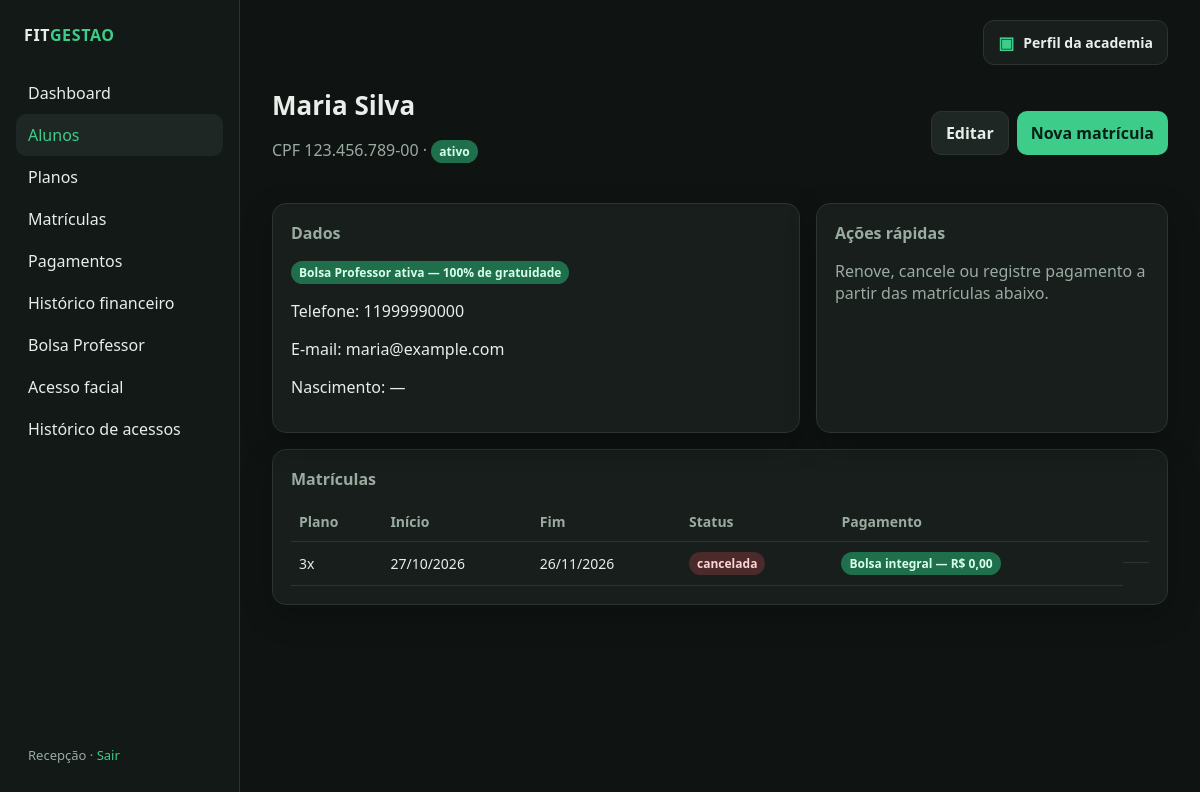
The page /alunos/1 (signed in) on the database its author committed.
### app/models.py (models this page shows, shortened)
class User(UserMixin, db.Model):
    id = db.Column(db.Integer, primary_key=True)
    username = db.Column(db.String(80), unique=True, nullable=False)
    name = db.Column(db.String(120), nullable=False)
    password_hash = db.Column(db.String(255), nullable=False)
    payments = db.relationship("Payment", backref="registered_by", lazy=True)

class Student(db.Model):
    id = db.Column(db.Integer, primary_key=True)
    name = db.Column(db.String(120), nullable=False)
    document = db.Column(db.String(20), unique=True, nullable=False)
    phone = db.Column(db.String(30), nullable=True)
    email = db.Column(db.String(120), nullable=True)
    birth_date = db.Column(db.Date, nullable=True)
    status = db.Column(db.String(20), nullable=False, default="ativo")
    is_instructor = db.Column(db.Boolean, nullable=False, default=False)
    controlid_user_id = db.Column(db.Integer, unique=True, nullable=True)
    face_registered = db.Column(db.Boolean, nullable=False, default=False)
    created_at = db.Column(db.DateTime, server_default=db.func.now())
    enrollments = db.relationship(
        "Enrollment", backref="student", lazy=True, order_by="Enrollment.start_date.desc()"
    )

class Enrollment(db.Model):
    id = db.Column(db.Integer, primary_key=True)
    student_id = db.Column(db.Integer, db.ForeignKey("student.id"), nullable=False)
    plan_id = db.Column(db.Integer, db.ForeignKey("plan.id"), nullable=False)
    start_date = db.Column(db.Date, nullable=False, default=date.today)
    end_date = db.Column(db.Date, nullable=False)
    status = db.Column(db.String(20), nullable=False, default="ativa")
    created_at = db.Column(db.DateTime, server_default=db.func.now())
    payments = db.relationship(
        "Payment", backref="enrollment", lazy=True, order_by="Payment.paid_at.desc()"
    )

class Plan(db.Model):
    id = db.Column(db.Integer, primary_key=True)
    name = db.Column(db.String(80), nullable=False)
    duration_days = db.Column(db.Integer, nullable=False)
    price = db.Column(db.Numeric(10, 2), nullable=False)
    active = db.Column(db.Boolean, default=True, nullable=False)
    grace_days = db.Column(db.Integer, nullable=False, default=3)
    billing_cycle = db.Column(db.String(20), nullable=False, default="mensal")
    enrollments = db.relationship("Enrollment", backref="plan", lazy=True)

### app/routes/students.py (the view)
@bp.route("/<int:student_id>")
@login_required
def detail(student_id):
    refresh_enrollment_statuses()
    student = Student.query.get_or_404(student_id)
    return render_template("students/detail.html", student=student, scholarship_active=has_valid_scholarship(student))

### app/services.py (called while the page is built)
def refresh_enrollment_statuses():
    today = date.today()
    rows = Enrollment.query.filter(Enrollment.status != "cancelada").all()
    changed = False
    for enrollment in rows:
        new_status = "vencida" if enrollment.end_date < today else "ativa"
        if enrollment.status != new_status:
            enrollment.status = new_status
            changed = True
    if changed:
        db.session.commit()

def has_valid_scholarship(student):
    if not student or student.status != "ativo":
        return False
    today = date.today()
    scholarship = ProfessorScholarship.query.filter(
        ProfessorScholarship.status == "ativa",
        ProfessorScholarship.start_date <= today,
        ((ProfessorScholarship.end_date.is_(None)) |
         (ProfessorScholarship.end_date >= today)),
        ((ProfessorScholarship.instructor_id == student.id) |
         (ProfessorScholarship.family_id == student.id)),
    ).first()
    return bool(scholarship and scholarship.instructor.status == "ativo")

### app/templates/students/detail.html (shortened to what this page needs)
{% extends "base.html" %}
{% block content %}
<div class="topbar">
  <div>
    <h1>{{ student.name }}</h1>
    <p class="muted">CPF {{ student.document }} · <span class="badge {{ student.status }}">{{ student.status }}</span></p>
  </div>
  <div class="actions">
    <a class="btn secondary" href="{{ url_for('students.edit', student_id=student.id) }}">Editar</a>
    <a class="btn" href="{{ url_for('enrollments.create', aluno=student.id) }}">Nova matrícula</a>
  </div>
</div>
<div class="grid two-col">
  <section class="card">
    <h2>Dados</h2>
    {% if scholarship_active %}<p><span class="badge pago">Bolsa Professor ativa — 100% de gratuidade</span></p>{% endif %}
    <p>Telefone: {{ student.phone or '—' }}</p>
    <p>E-mail: {{ student.email or '—' }}</p>
    <p>Nascimento: {{ student.birth_date.strftime('%d/%m/%Y') if student.birth_date else '—' }}</p>
  </section>
  <section class="card">
    <h2>Ações rápidas</h2>
    <p class="muted">Renove, cancele ou registre pagamento a partir das matrículas abaixo.</p>
  </section>
</div>
<section class="card" style="margin-top:16px">
  <h2>Matrículas</h2>
  {% if student.enrollments %}
  <table>
    <thead>
      <tr><th>Plano</th><th>Início</th><th>Fim</th><th>Status</th><th>Pagamento</th><th></th></tr>
    </thead>
    <tbody>
      {% for e in student.enrollments %}
      <tr>
        <td>{{ e.plan.name }}</td>
        <td>{{ e.start_date.strftime('%d/%m/%Y') }}</td>
        <td>{{ e.end_date.strftime('%d/%m/%Y') }}</td>
        <td><span class="badge {{ e.status }}">{{ e.status }}</span></td>
        <td>
          {% if scholarship_active %}
            <span class="badge pago">Bolsa integral — R$ 0,00</span>
          {% elif e.is_delinquent %}
            <span class="badge pendente">inadimplente</span>
          {% else %}
            <span class="badge pago">em dia</span>
          {% endif %}
        </td>
        <td class="actions">
        </td>
      </tr>
      {% endfor %}
    </tbody>
  </table>
  {% else %}
    <p class="muted">Este aluno ainda não tem matrícula.</p>
  {% endif %}
</section>
{% endblock %}

### app/templates/base.html (shortened to what this page needs)
<!doctype html>
<html lang="pt-BR">
<head>
  <link rel="stylesheet" href="{{ url_for('static', filename='css/style.css') }}">
</head>
<body>
<div class="layout">
  <aside class="sidebar">
    <p class="brand">FIT<span>GESTAO</span></p>
    <nav class="nav">
      <a href="{{ url_for('dashboard.index') }}" class="{{ 'active' if request.endpoint == 'dashboard.index' }}">Dashboard</a>
      <a href="{{ url_for('students.list_students') }}" class="{{ 'active' if request.endpoint and request.endpoint.startswith('students.') }}">Alunos</a>
      <a href="{{ url_for('plans.list_plans') }}" class="{{ 'active' if request.endpoint and request.endpoint.startswith('plans.') }}">Planos</a>
      <a href="{{ url_for('enrollments.list_enrollments') }}" class="{{ 'active' if request.endpoint and request.endpoint.startswith('enrollments.') }}">Matrículas</a>
      <a href="{{ url_for('payments.list_payments') }}" class="{{ 'active' if request.endpoint and request.endpoint.startswith('payments.') }}">Pagamentos</a>
      <a href="{{ url_for('payments.history') }}" class="{{ 'active' if request.endpoint == 'payments.history' }}">Histórico financeiro</a>
      <a href="{{ url_for('scholarships.index') }}" class="{{ 'active' if request.endpoint and request.endpoint.startswith('scholarships.') }}">Bolsa Professor</a>
      <a href="{{ url_for('facial_access.index') }}" class="{{ 'active' if request.endpoint == 'facial_access.index' }}">Acesso facial</a>
      <a href="{{ url_for('facial_access.history') }}" class="{{ 'active' if request.endpoint == 'facial_access.history' }}">Histórico de acessos</a>
    </nav>
    <div class="user">
      {{ current_user.name }} · <a href="{{ url_for('auth.logout') }}">Sair</a>
    </div>
  </aside>
  <main class="main">
    <div class="main-top-actions">
      <a class="academy-profile-link {{ 'active' if request.endpoint and request.endpoint.startswith('academy.') }}"
         href="{{ url_for('academy.profile') }}">
        <span class="academy-profile-icon">▣</span>
        <span>Perfil da academia</span>
      </a>
    </div>
    {% block content %}{% endblock %}
  </main>
</div>
</body>
</html>

### app/static/css/style.css (style rules this page uses)
:root { --bg: #0f1412; --panel: #171e1b; --panel-2: #1e2723; --line: #2a3530; --text: #e8eee9; --muted: #9aaba1; --accent: #3dcc8a; --accent-dim: #1f6f4d; --danger: #e05a5a; --warn: #e0b45a; --info: #5aa8e0; --radius: 14px; --shadow: 0 10px 30px rgba(0, 0, 0, 0.28); font-family: "Segoe UI", system-ui, sans-serif; }
* { box-sizing: border-box; }
html, body { margin: 0; min-height: 100%; background: var(--bg); color: var(--text); }
a { color: var(--accent); text-decoration: none; }
.layout { display: grid; grid-template-columns: 240px 1fr; min-height: 100vh; }
.sidebar { background: #121916; border-right: 1px solid var(--line); padding: 24px 16px; display: flex; flex-direction: column; gap: 8px; }
.brand { font-weight: 700; letter-spacing: 0.04em; margin: 0 8px 18px; }
.brand span { color: var(--accent); }
.nav a { display: block; color: var(--text); padding: 10px 12px; border-radius: 10px; text-decoration: none; }
.nav a:hover, .nav a.active { background: var(--panel-2); color: var(--accent); }
.sidebar .user { margin-top: auto; color: var(--muted); font-size: 13px; padding: 12px; }
.main { padding: 28px 32px 48px; }
.topbar { display: flex; justify-content: space-between; align-items: center; gap: 16px; margin-bottom: 24px; }
h1 { margin: 0; font-size: 26px; }
.muted { color: var(--muted); }
.grid { display: grid; gap: 16px; }
.card { background: var(--panel); border: 1px solid var(--line); border-radius: var(--radius); padding: 18px; box-shadow: var(--shadow); }
.card h2 { margin: 0 0 12px; font-size: 16px; color: var(--muted); font-weight: 600; }
.btn { display: inline-flex; align-items: center; justify-content: center; background: var(--accent); color: #062015; font-weight: 700; border: 0; border-radius: 10px; padding: 10px 14px; cursor: pointer; text-decoration: none; }
.btn.secondary { background: var(--panel-2); color: var(--text); border: 1px solid var(--line); }
table { width: 100%; border-collapse: collapse; }
th, td { text-align: left; padding: 10px 8px; border-bottom: 1px solid var(--line); font-size: 14px; }
th { color: var(--muted); font-weight: 600; }
.badge { display: inline-block; padding: 3px 8px; border-radius: 999px; font-size: 12px; font-weight: 700; }
.badge.ativa, .badge.pago, .badge.ativo { background: #1f6f4d; color: #d8ffe9; }
.badge.cancelada, .badge.inativo { background: #4a2a2a; color: #ffd4d4; }
.actions { display: flex; gap: 8px; flex-wrap: wrap; }
.two-col { grid-template-columns: 1.2fr 0.8fr; }
.main-top-actions { display: flex; justify-content: flex-end; margin: -8px 0 22px; }
.academy-profile-link { display: inline-flex; align-items: center; gap: 9px; padding: 10px 14px; border: 1px solid var(--line); border-radius: 11px; background: var(--panel); color: var(--text); font-size: 14px; font-weight: 600; text-decoration: none; }
.academy-profile-icon { color: var(--accent); font-size: 17px; }

### rows shown on the page
User: name "Recepção"
Student: name "Maria Silva", document "123.456.789-00", status "ativo", phone "11999990000", email "maria@example.com", birth_date "—"
Enrollment: plan.name "3x", start_date "27/10/2026", end_date "26/11/2026", status "cancelada"
